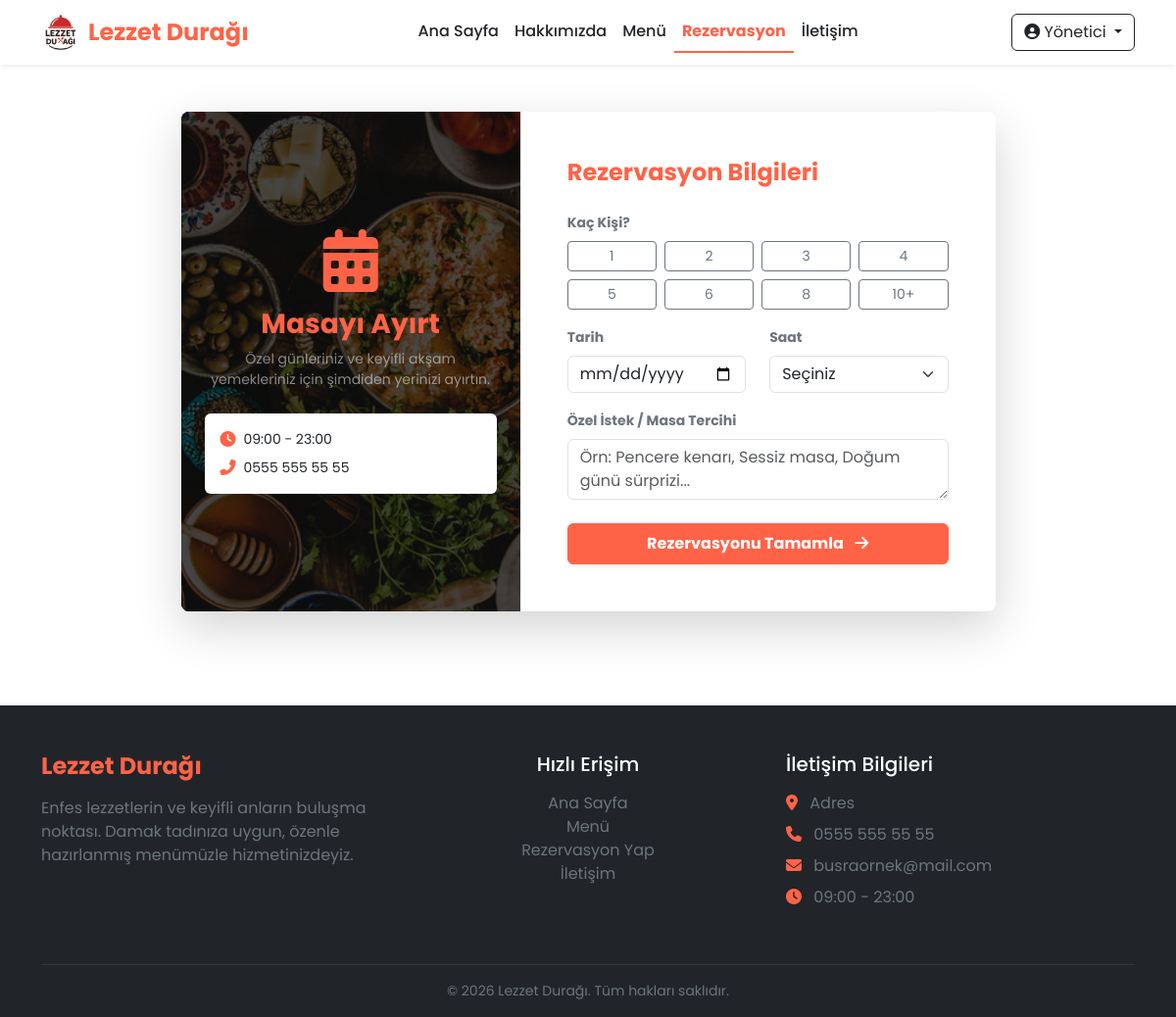
Screenshot of /reservation.php (signed in) with the database file from the repository.
### tables this page shows
CREATE TABLE `settings` (
  `id` int(11) NOT NULL,
  `site_title` varchar(100) DEFAULT 'Restoran Adı',
  `logo_path` varchar(255) DEFAULT NULL,
  `hero_title` varchar(255) DEFAULT 'Enfes Lezzetleri Keşfedin',
  `hero_subtitle` varchar(255) DEFAULT 'Menümüze bir göz atın',
  `hero_image` varchar(255) DEFAULT NULL,
  `about_title` varchar(255) DEFAULT 'Biz Kimiz?',
  `about_text` text DEFAULT NULL,
  `chef_title` varchar(100) DEFAULT 'Şefin Önerisi',
  `chef_dish_name` varchar(100) DEFAULT NULL,
  `chef_dish_desc` text DEFAULT NULL,
  `chef_dish_image` varchar(255) DEFAULT NULL,
  `chef_dish_price` decimal(10,2) DEFAULT NULL,
  `address` text DEFAULT NULL,
  `phone` varchar(50) DEFAULT NULL,
  `email` varchar(100) DEFAULT NULL,
  `working_hours` varchar(100) DEFAULT '09:00 - 23:00',
  `footer_text` varchar(255) DEFAULT NULL,
  `theme_color` varchar(20) DEFAULT '#ff6347',
  `font_family` varchar(50) DEFAULT 'Poppins',
  `bg_color` varchar(20) DEFAULT '#ffffff',
  `menu_title` varchar(255) DEFAULT 'Menümüz',
  `menu_subtitle` varchar(255) DEFAULT 'Usta şeflerimizin ellerinden çıkan eşsiz lezzetleri keşfedin.',
  `reservation_title` varchar(255) DEFAULT 'Masayı Ayırt',
  `reservation_desc` text DEFAULT NULL,
  `about_whatsapp` varchar(50) DEFAULT '905550000000',
  `announcement_text` varchar(255) DEFAULT 'Bugüne özel %20 indirim fırsatını kaçırmayın!',
  `announcement_active` tinyint(1) DEFAULT 1
);

### reservation.php (the view, shortened to what this page needs)
<?php
require_once 'includes/header.php';
$success = "";
?>
<div class="container py-5">
    <div class="row justify-content-center">
        <div class="col-lg-9">
            <div class="card shadow-lg border-0 rounded-3 overflow-hidden">
                <div class="row g-0">
                    <div class="col-md-5 bg-dark text-white d-flex flex-column justify-content-center align-items-center p-4 text-center position-relative"
                         style="min-height: 400px;">
                        <div style="position: absolute; top:0; left:0; width:100%; height:100%;
                                    background: linear-gradient(rgba(0,0,0,0.7), rgba(0,0,0,0.7)), url('<?= $settings['hero_image'] ?>') center/cover; z-index: 0;">
                        </div>
                        <div style="position: relative; z-index: 1;">
                            <i class="fas fa-calendar-alt fa-4x mb-3 text-primary-custom"></i>
                            <h3 class="fw-bold text-primary-custom"><?= htmlspecialchars($settings['reservation_title'] ?? 'Masayı Ayırt') ?></h3>
                            <p class="small text-white-50 mb-4"><?= htmlspecialchars($settings['reservation_desc'] ?? 'Özel günleriniz için yerinizi ayırtın.') ?></p>
                            <div class="text-start bg-white bg-opacity-10 p-3 rounded">
                                <div class="d-flex align-items-center mb-2">
                                    <i class="fas fa-clock text-primary-custom me-2"></i>
                                    <small><?= $settings['working_hours'] ?></small>
                                </div>
                                <div class="d-flex align-items-center">
                                    <i class="fas fa-phone-alt text-primary-custom me-2"></i>
                                    <small><?= $settings['phone'] ?></small>
                                </div>
                            </div>
                        </div>
                    </div>
                    <div class="col-md-7 bg-white p-4 p-md-5">
                        <h4 class="fw-bold mb-4" style="color: var(--primary-color);">Rezervasyon Bilgileri</h4>
                        <?php if($success): ?>
                            <div class="alert alert-success animate__animated animate__fadeIn text-center py-4">
                                <i class="fas fa-check-circle fa-3x mb-3"></i>
                                <h5>Talebiniz Alındı!</h5>
                                <p><?= $success ?></p>
                                <div class="mt-3">
                                    <a href="profile.php" class="btn btn-success">Profilime Git</a>
                                    <a href="index.php" class="btn btn-outline-success">Anasayfa</a>
                                </div>
                            </div>
                        <?php else: ?>
                            <form method="POST">
                                <div class="mb-3">
                                    <label class="form-label fw-bold small text-muted">Kaç Kişi?</label>
                                    <div class="row g-2">
                                        <?php $options = ['1', '2', '3', '4', '5', '6', '8', '10+']; ?>
                                        <?php foreach($options as $opt): ?>
                                        <div class="col-3">
                                            <label class="btn btn-outline-secondary w-100 btn-sm" for="p<?= $opt ?>"><?= $opt ?></label>
                                        </div>
                                        <?php endforeach; ?>
                                    </div>
                                </div>
                                <div class="row mb-3">
                                    <div class="col-md-6">
                                        <label class="form-label fw-bold small text-muted">Tarih</label>
                                        <input type="date" name="date" class="form-control" min="<?= date('Y-m-d') ?>" required>
                                    </div>
                                    <div class="col-md-6">
                                        <label class="form-label fw-bold small text-muted">Saat</label>
                                        <select name="time" class="form-select" required>
                                            <option value="">Seçiniz</option>
                                        </select>
                                    </div>
                                </div>
                                <div class="mb-4">
                                    <label class="form-label fw-bold small text-muted">Özel İstek / Masa Tercihi</label>
                                    <textarea name="note" class="form-control" rows="2" placeholder="Örn: Pencere kenarı, Sessiz masa, Doğum günü sürprizi..."></textarea>
                                </div>
                                <button type="submit" class="btn btn-primary-custom w-100 py-2 fw-bold shadow-sm">
                                    Rezervasyonu Tamamla <i class="fas fa-arrow-right ms-2"></i>
                                </button>
                            </form>
                        <?php endif; ?>
                    </div>
                </div>
            </div>
        </div>
    </div>
</div>
<?php require_once 'includes/footer.php'; ?>

### includes/header.php (shortened to what this page needs)
<?php
require_once 'db.php';
$stmt = $pdo->query("SELECT * FROM settings WHERE id = 1");
$settings = $stmt->fetch(PDO::FETCH_ASSOC);
$bgColor = $settings['bg_color'] ?? '#ffffff';
$siteTitle = $settings['site_title'] ?? 'Lezzet Durağı';
function getContrastColor($hexColor) {
    $hexColor = str_replace('#', '', $hexColor);
    $r = hexdec(substr($hexColor, 0, 2));
    $g = hexdec(substr($hexColor, 2, 2));
    $b = hexdec(substr($hexColor, 4, 2));
    $brightness = (($r * 299) + ($g * 587) + ($b * 114)) / 1000;
    return $brightness > 128 ? '#212529' : '#ffffff';
}
$textColor = getContrastColor($bgColor);
$isDark = ($textColor == '#ffffff');
$navbarClass = $isDark ? 'navbar-dark bg-dark' : 'navbar-light bg-white';
$current_page = basename($_SERVER['PHP_SELF']);
?>
<!DOCTYPE html>
<html lang="tr">
<head>
    <link href="https://cdn.jsdelivr.net/npm/bootstrap@5.3.0/dist/css/bootstrap.min.css" rel="stylesheet">
    <link rel="stylesheet" href="https://cdnjs.cloudflare.com/ajax/libs/font-awesome/6.4.0/css/all.min.css">
</head>
<body>
<nav class="navbar navbar-expand-lg <?= $navbarClass ?> shadow-sm sticky-top">
    <div class="container">
        <a class="navbar-brand d-flex align-items-center gap-2" href="index.php">
            <?php if(!empty($settings['logo_path'])): ?>
                <img src="<?= $settings['logo_path'] ?>" alt="Logo">
            <?php endif; ?>
            <h3 class="text-primary-custom fw-bold mb-0" style="font-size: 1.5rem;"><?= htmlspecialchars($siteTitle) ?></h3>
        </a>
        <div class="collapse navbar-collapse" id="navbarNav">
            <ul class="navbar-nav mx-auto">
                <li class="nav-item">
                    <a class="nav-link <?= ($current_page == 'index.php') ? 'active' : '' ?>" href="index.php">Ana Sayfa</a>
                </li>
                <li class="nav-item">
                    <a class="nav-link" href="index.php#about">Hakkımızda</a>
                </li>
                <li class="nav-item">
                    <a class="nav-link <?= ($current_page == 'menu.php') ? 'active' : '' ?>" href="menu.php">Menü</a>
                </li>
                <li class="nav-item">
                    <a class="nav-link <?= ($current_page == 'reservation.php') ? 'active' : '' ?>" href="reservation.php">Rezervasyon</a>
                </li>
                <li class="nav-item">
                    <a class="nav-link" href="index.php#contact">İletişim</a>
                </li>
            </ul>
            <div class="d-flex">
                <?php if(isset($_SESSION['user_id'])): ?>
                    <div class="dropdown">
                        <button class="btn btn-outline-<?= $isDark ? 'light' : 'dark' ?> dropdown-toggle" type="button" data-bs-toggle="dropdown">
                            <i class="fas fa-user-circle"></i> <?= explode(' ', $_SESSION['name'])[0] ?>
                        </button>
                    </div>
                <?php else: ?>
                    <a href="login.php" class="btn btn-primary-custom me-2 px-4">Giriş Yap</a>
                    <a href="register.php" class="btn btn-outline-<?= $isDark ? 'light' : 'dark' ?> px-4">Kayıt Ol</a>
                <?php endif; ?>
            </div>
        </div>
    </div>
</nav>

### includes/footer.php (shortened to what this page needs)
<footer class="bg-dark text-white pt-5 pb-3 mt-5">
    <div class="container">
        <div class="row">
            <div class="col-md-4 mb-4">
                <h4 class="text-primary-custom fw-bold"><?= $settings['site_title'] ?></h4>
                <p class="text-secondary mt-3">
                    Enfes lezzetlerin ve keyifli anların buluşma noktası.
                    Damak tadınıza uygun, özenle hazırlanmış menümüzle hizmetinizdeyiz.
                </p>
            </div>
            <div class="col-md-4 mb-4 text-center">
                <h5 class="text-white mb-3">Hızlı Erişim</h5>
                <ul class="list-unstyled">
                    <li><a href="index.php" class="text-secondary text-decoration-none">Ana Sayfa</a></li>
                    <li><a href="menu.php" class="text-secondary text-decoration-none">Menü</a></li>
                    <li><a href="reservation.php" class="text-secondary text-decoration-none">Rezervasyon Yap</a></li>
                    <li><a href="index.php#contact" class="text-secondary text-decoration-none">İletişim</a></li>
                </ul>
            </div>
            <div class="col-md-4 mb-4">
                <h5 class="text-white mb-3">İletişim Bilgileri</h5>
                <ul class="list-unstyled text-secondary">
                    <li class="mb-2"><i class="fas fa-map-marker-alt me-2 text-primary-custom"></i> <?= nl2br($settings['address']) ?></li>
                    <li class="mb-2"><i class="fas fa-phone me-2 text-primary-custom"></i> <?= $settings['phone'] ?></li>
                    <li class="mb-2"><i class="fas fa-envelope me-2 text-primary-custom"></i> <?= $settings['email'] ?></li>
                    <li class="mb-2"><i class="fas fa-clock me-2 text-primary-custom"></i> <?= $settings['working_hours'] ?></li>
                </ul>
            </div>
        </div>
        <hr class="border-secondary">
        <div class="text-center text-secondary small">
            &copy; <?= date('Y') ?> <?= $settings['site_title'] ?>. Tüm hakları saklıdır.
        </div>
    </div>
</footer>
</body>
</html>

### rows the page displays
settings: logo_path (picture), site_title "Lezzet Durağı", hero_image (picture), reservation_title "Masayı Ayırt", reservation_desc "Özel günleriniz ve keyifli akşam yemekleriniz için şimdiden yerinizi ayırtın.", working_hours "09:00 - 23:00", phone "0555 555 55 55", address "Adres", email "busraornek@mail.com"

### other values shown
explode(' ', $_SESSION['name'])[0] "Yönetici"
$opt "1"
$opt "2"
$opt "3"
$opt "4"
$opt "5"
$opt "6"
$opt "8"
$opt "10+"
